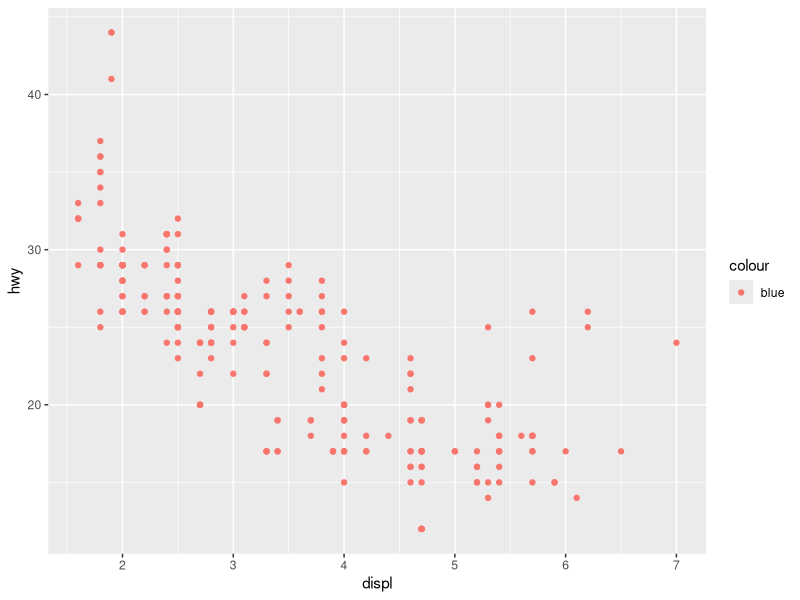
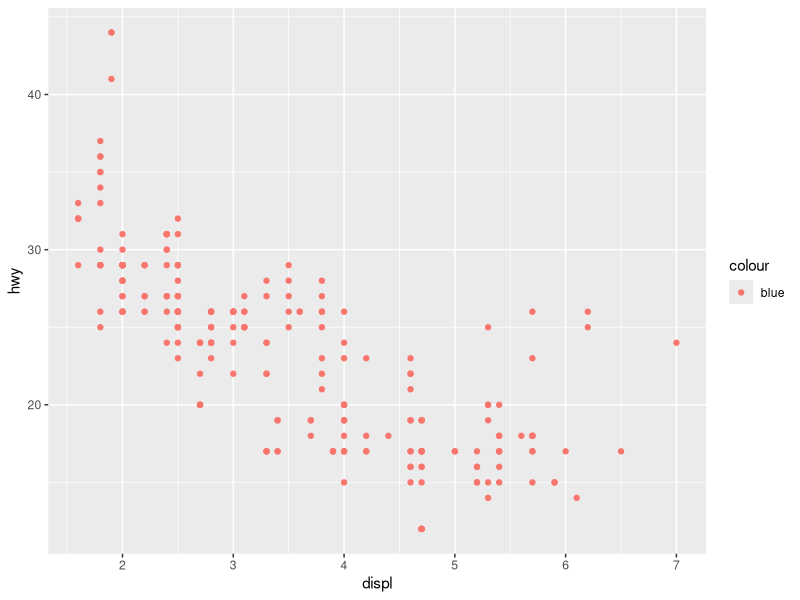

Reproduce these figures in R, in order.
library(ggplot2)

ggplot(mpg, aes(displ, hwy)) + geom_point(aes(colour = "blue"))

ggsave('../../images/questions/q_10112020.png', width = 300, height = 180, units = 'mm')
